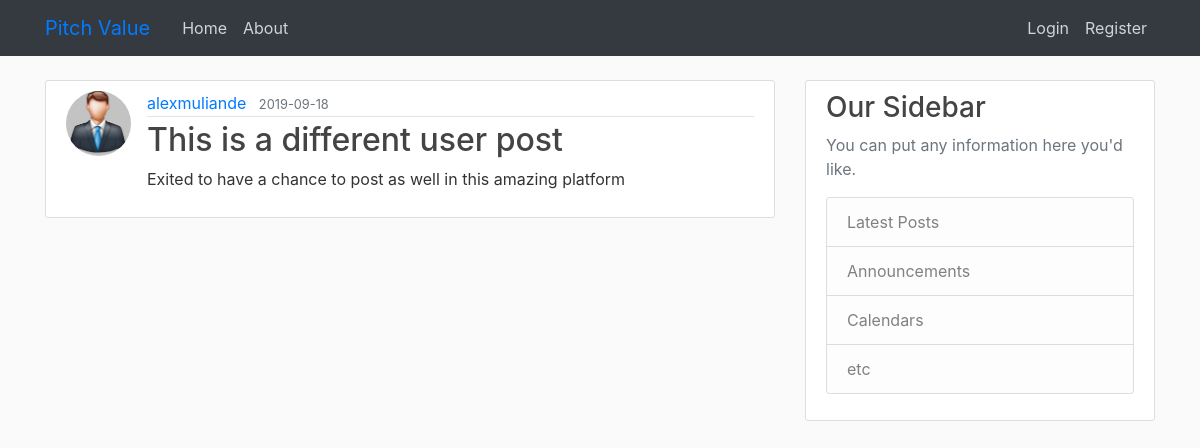
Screenshot of /post/2 with the database file from the repository.
### pitch/models.py (models this page shows, shortened)
class User(db.Model, UserMixin):
    id = db.Column(db.Integer,primary_key=True)
    username = db.Column(db.String(20),unique=True,nullable=False)
    email = db.Column(db.String(20),unique=True,nullable=False)
    image_file = db.Column(db.String(20), nullable=False, default='default.jpg')
    password = db.Column(db.String(60), nullable=False)
    posts = db.relationship('Post', backref='author', lazy=True)

class Post(db.Model):
    id = db.Column(db.Integer,primary_key=True)
    title = db.Column(db.String(100), nullable=False)
    date_posted = db.Column (db.DateTime, nullable=False, default=datetime.utcnow)
    content = db.Column(db.Text, nullable=False)
    user_id = db.Column(db.Integer, db.ForeignKey('user.id'), nullable = False)

### pitch/routes.py (the view)
@app.route("/post/<int:post_id>")
def post(post_id):
    post = Post.query.get_or_404(post_id)
    return render_template('post.html', title=post.title, post=post)

### pitch/templates/post.html (shortened to what this page needs)
{% extends "layout.html" %}
{% block content %}
  <article class="media content-section">
    <img class="rounded-circle article-img" src="{{ url_for('static', filename='profile_pics/' + post.author.image_file) }}">
    <div class="media-body">
      <div class="article-metadata">
        <a class="mr-2" href="#">{{ post.author.username }}</a>
        <small class="text-muted">{{ post.date_posted.strftime('%Y-%m-%d') }}</small>
      </div>
      <h2 class="article-title">{{ post.title }}</h2>
      <p class="article-content">{{ post.content }}</p>
    </div>
  </article>
{% endblock content %}

### pitch/static/styles.css (style rules this page uses)
body { background-color: #fafafa; color: #333333; margin-top: 5rem; }
h1, h2, h3, h4, h5, h6 { color: #444444; }
.content-section { background: #ffffff; padding: 10px 20px; border: 1px solid #dddddd; border-radius: 3px; margin-bottom: 20px; }
.article-title { color: #444444; }
.article-content { white-space: pre-line; }
.article-img { height: 65px; width: 65px; margin-right: 16px; }
.article-metadata { padding-bottom: 1px; margin-bottom: 4px; border-bottom: 1px solid #e3e3e3 }

### rows the page displays
User: image_file (placeholder picture), author.username "alexmuliande"
Post: date_posted "2019-09-18", title "This is a different user post", content "Exited to have a chance to post as well in this amazing platform"
